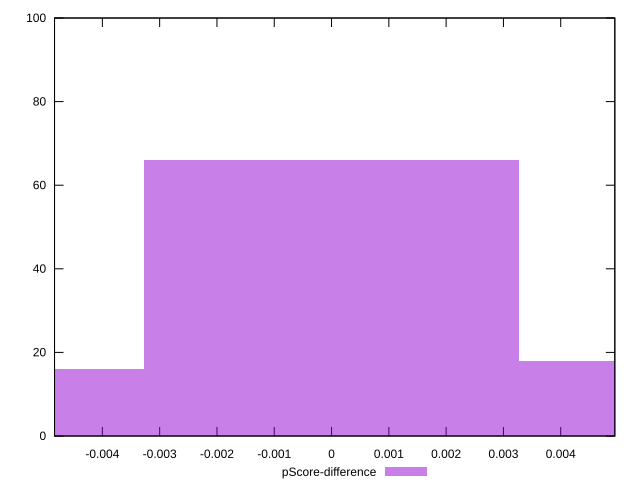

Reproduce this figure in gnuplot.
reset

$pScoreDifference <<EOF
0 66
-0.006539932083950834 16
0.006539932083950834 18
EOF

set key outside below
set boxwidth 0.006539932083950834
set xrange [-0.004834829710807065:0.004944214359424159]
set yrange [0:100]
set trange [0:100]
set style fill transparent solid 0.5 noborder
set terminal svg size 640, 490 enhanced background rgb 'white'
set output "report_00014_2021-02-09T15:56:05.503Z/total-blocking-time/samples/pages+cached+noadtech/pScore-difference/histogram.svg"

plot $pScoreDifference title "pScore-difference" with boxes

reset
